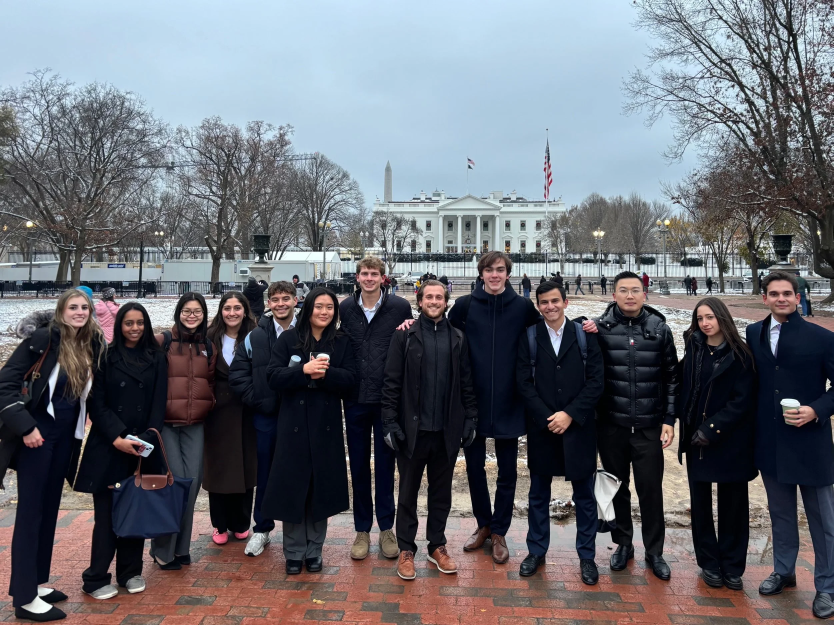
#> input picture assets/1E823248-C4BE-4EFB-9F31-F5B34751B0F5.jpeg, 2500 x 1875 px (shown at 1/3 size); its folder holds 4 pictures in this run
$ python make_photos.py
#> lines starting #> are read from the running program, lines starting #| are printed output that depends on the picture
#!/usr/bin/env python3
"""Resize the club photos dropped into assets/ into web-sized copies.

Usage:
    python3 tools/make_photos.py

Every photo directly inside assets/ (jpg, jpeg, png, webp) is written to
assets/img/photos/<name>.jpg at most MAX_EDGE px on its long edge. The name
comes from the PHOTOS table below (camera file name -> descriptive name); a
photo that is not in the table keeps its own file name. The originals are
never modified, and pages reference the resized copies, e.g.
``{{root}}assets/img/photos/dubai.jpg``.
Requires Pillow:  python3 -m pip install pillow
"""
import pathlib
import sys

try:
    from PIL import Image, ImageOps
except ImportError:  # pragma: no cover
    sys.exit("Pillow is required: python3 -m pip install pillow")

ROOT = pathlib.Path(__file__).resolve().parent.parent
SRC = ROOT / "assets"
OUT = ROOT / "assets" / "img" / "photos"
MAX_EDGE = 1600
QUALITY = 82
EXTS = {".jpg", ".jpeg", ".png", ".webp"}

# Camera file name -> descriptive name used by the pages.
PHOTOS = {
    "1E823248-C4BE-4EFB-9F31-F5B34751B0F5.jpeg": "washington-dc",        # group in front of the White House
    "1F472505-71C1-484C-BF6B-CCE2F30A06A1.jpeg": "boardroom-presentation",  # long table, firm presentation
    "382EF07C-0962-43BE-980D-D8B052E4038B.jpeg": "site-tour",            # hard hats in an apartment under construction
    "3CFE9AF0-FE52-4FE4-B950-DBFBDBBBFFBF.jpeg": "site-model",           # walking through a scale model of a district
    "4E479199-B4FC-4F30-A642-8E515CBB16BB.jpeg": "new-york",             # group around an executive's desk
    "59A336C2-EFBA-48F7-8047-A1D0DCBC65C1.jpeg": "dubai",                # umbrellas above Palm Jumeirah
    "A049E05D-EC14-4521-AF5E-B720C240EBCE.jpeg": "boardroom-group",      # group at a boardroom table, wood ceiling
    "D069021D-479D-4D8E-BDDF-0255CD7D2DFC.jpeg": "lobby-group",          # group in a lobby, wood-panelled wall
    "D2961D94-C611-4D3B-8919-688B54B03608.jpeg": "los-angeles",          # outside a pink soundstage on a studio lot
}


def main():
    photos = sorted(p for p in SRC.iterdir() if p.is_file() and p.suffix.lower() in EXTS)
    if not photos:
        sys.exit(f"no photos found in {SRC}")
    OUT.mkdir(parents=True, exist_ok=True)
    for path in photos:
        name = PHOTOS.get(path.name, path.stem)
        im = ImageOps.exif_transpose(Image.open(path))
#> im is the input picture: PIL image 2500x1875 RGB; mean R, G, B 103.3, 105.5, 112.6
        if im.mode not in ("RGB", "L"):
            im = im.convert("RGB")
        w, h = im.size
#> w = 2500; h = 1875
        im.thumbnail((MAX_EDGE, MAX_EDGE), Image.LANCZOS)
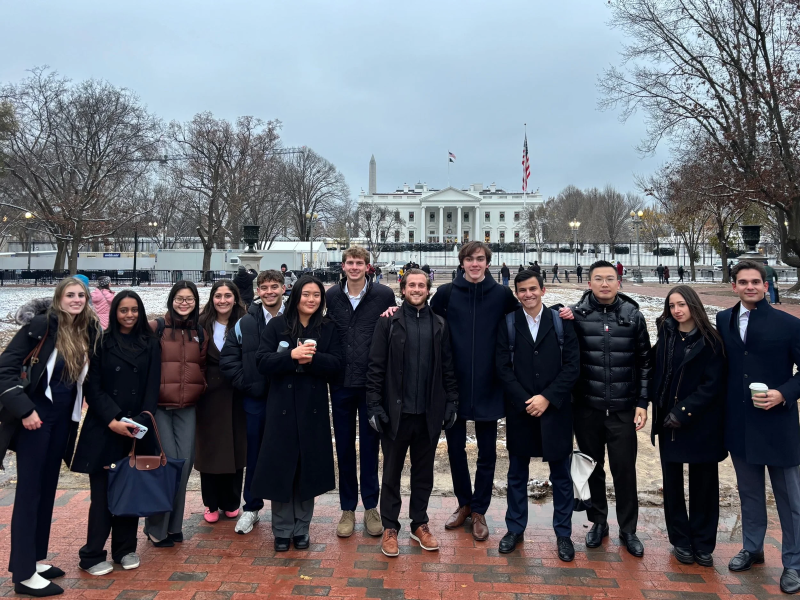
#> im: PIL image 1600x1200 RGB (shown at 1/2 size); mean R, G, B 103.3, 105.5, 112.6
        out = OUT / f"{name}.jpg"
        im.save(out, "JPEG", quality=QUALITY, optimize=True, progressive=True)
        note = "" if path.name in PHOTOS else "  (not in PHOTOS table; add a descriptive name)"
        print(f"{out.relative_to(ROOT)}  <- {path.name}  ({w}x{h} -> {im.size[0]}x{im.size[1]}){note}")
#| assets/img/photos/washington-dc.jpg  <- 1E823248-C4BE-4EFB-9F31-F5B34751B0F5.jpeg  (2500x1875 -> 1600x1200)
    print(f"{len(photos)} photos written to {OUT.relative_to(ROOT)}")


if __name__ == "__main__":
    main()
